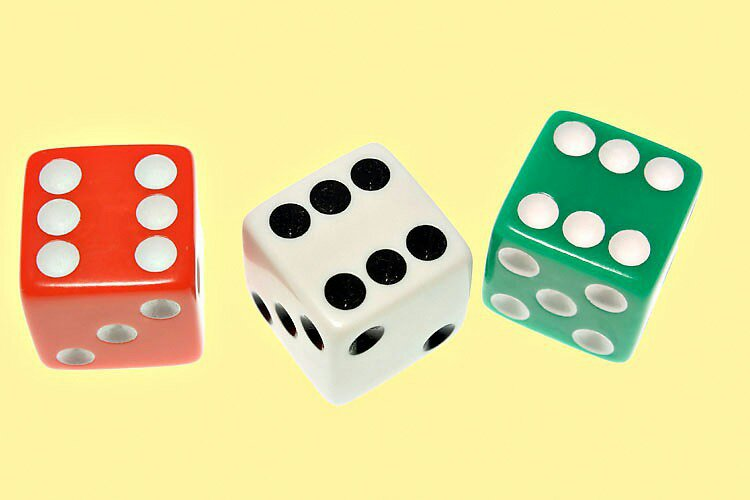
#> input picture Avaliacao_2/imagemOriginal_dados.jpg, 750 x 500 px
$ python avaliacao2.py
#> lines starting #> are read from the running program, lines starting #| are printed output that depends on the picture; after the words box and inside, x2 and y2 are one past the last pixel; in counts of white or black regions, pixels touching at a corner belong together
import cv2
import numpy as np
from matplotlib import pyplot as plt

# Ler imagem em preto e branco
img = cv2.imread("imagemOriginal_dados.jpg",0)
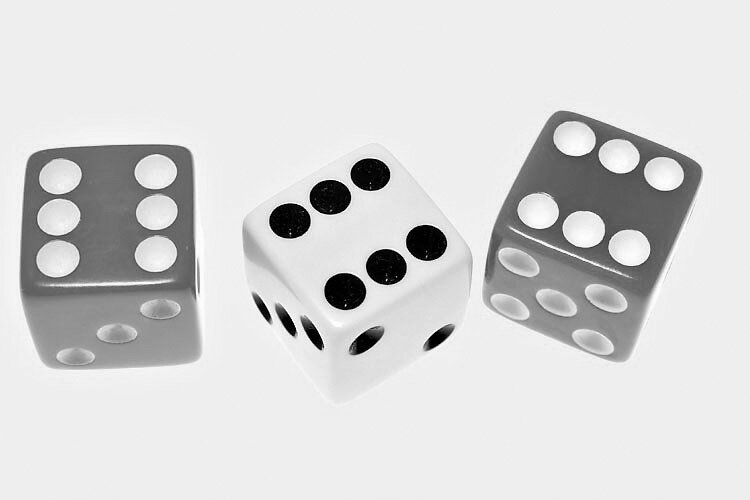
#> img: shape (500, 750); min 0, max 255, mean 213.7

# Declarar negativo
neg = cv2.bitwise_not(img)
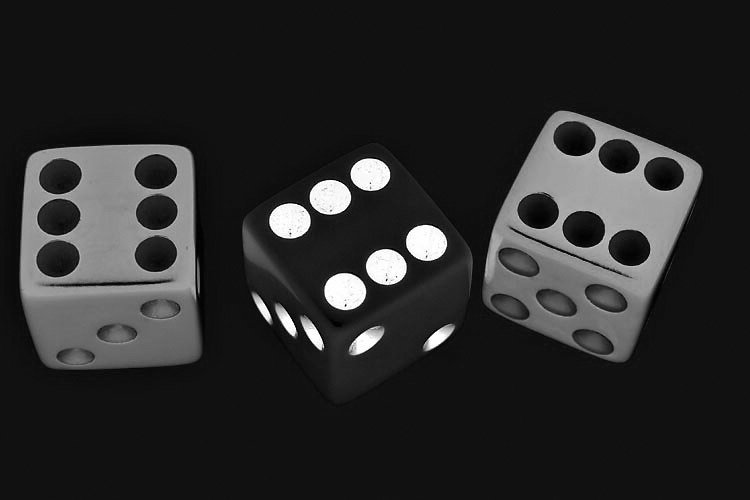
#> neg: shape (500, 750); min 0, max 255, mean 41.3

# Declarando o Kernel
kernel = np.ones((10,2),np.uint8)

# Threshold dados
th, dst = cv2.threshold(neg, 23, 255, cv2.THRESH_BINARY);
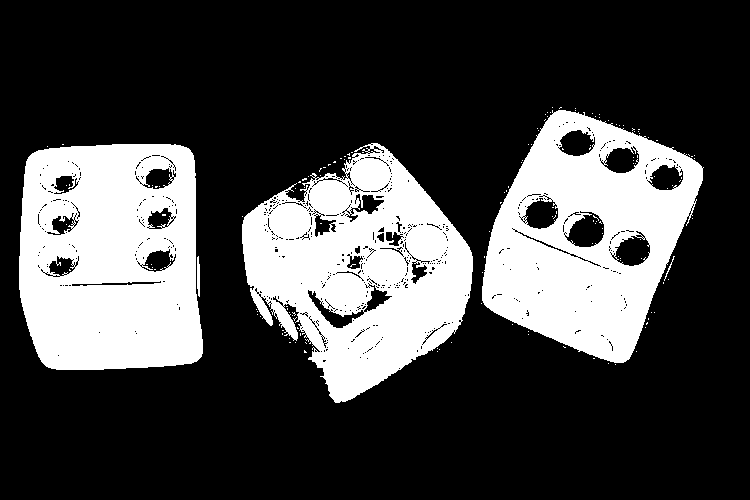
#> dst: shape (500, 750); 27.4% white; 150 white regions (145 under 20 px), largest, box (x1, y1, x2, y2) and area: (19, 144, 203, 370) 35645, (242, 143, 473, 403) 34494, (482, 110, 704, 363) 32371, (197, 256, 200, 297) 105, (664, 256, 675, 281) 35
th, dst2 = cv2.threshold(neg, 215, 255, cv2.THRESH_BINARY);
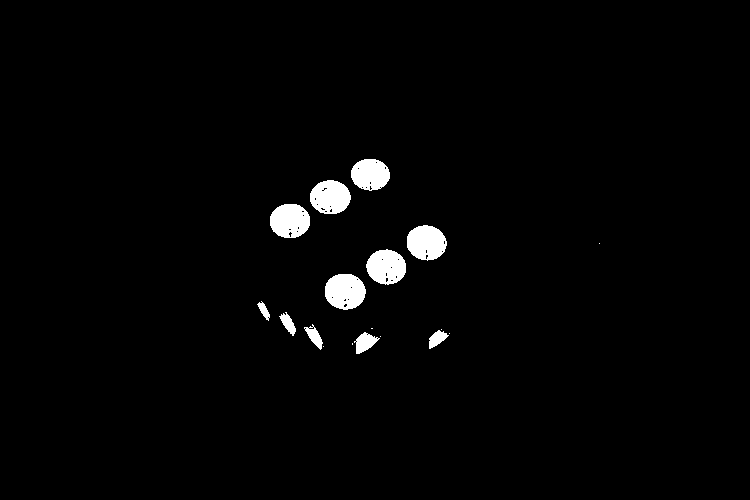
#> dst2: shape (500, 750); 2% white; 18 white regions (7 under 20 px), largest, box (x1, y1, x2, y2) and area: (325, 274, 366, 310) 1156, (407, 225, 447, 261) 1093, (270, 204, 310, 238) 1087

# correções dados
test = cv2.morphologyEx(dst, cv2.MORPH_CLOSE, kernel)
#> test: shape (500, 750); 29% white; 7 white regions (4 under 20 px), largest, box (x1, y1, x2, y2) and area: (243, 144, 474, 404) 37739, (20, 145, 204, 371) 37052, (482, 108, 705, 366) 34070
test = cv2.morphologyEx(test, cv2.MORPH_DILATE, kernel)
#> test: shape (500, 750); 31.8% white; 5 white regions, box (x1, y1, x2, y2) and area: (243, 140, 475, 409) 41139, (20, 141, 205, 376) 39891, (482, 104, 706, 371) 38087, (334, 158, 338, 169) 43, (655, 309, 657, 319) 20
test = cv2.morphologyEx(test, cv2.MORPH_DILATE, kernel)
#> test: shape (500, 750); 34.2% white; 3 white regions, box (x1, y1, x2, y2) and area: (243, 136, 476, 414) 43991, (20, 137, 206, 381) 42258, (482, 100, 707, 376) 41954
test = cv2.morphologyEx(test, cv2.MORPH_DILATE, kernel)
#> test: shape (500, 750); 36.2% white; 3 white regions, box (x1, y1, x2, y2) and area: (243, 132, 477, 419) 46422, (482, 96, 708, 381) 45006, (20, 133, 207, 386) 44195
test = cv2.morphologyEx(test, cv2.MORPH_DILATE, kernel)
#> test: shape (500, 750); 38% white; 3 white regions, box (x1, y1, x2, y2) and area: (243, 128, 478, 424) 48863, (482, 92, 709, 386) 47391, (20, 129, 208, 391) 46145
test = cv2.morphologyEx(test, cv2.MORPH_CLOSE, kernel)
#> test: shape (500, 750); 38% white; 3 white regions, box (x1, y1, x2, y2) and area: (244, 129, 479, 425) 48865, (483, 93, 710, 387) 47397, (21, 130, 209, 392) 46145
test = cv2.morphologyEx(test, cv2.MORPH_ERODE, kernel)
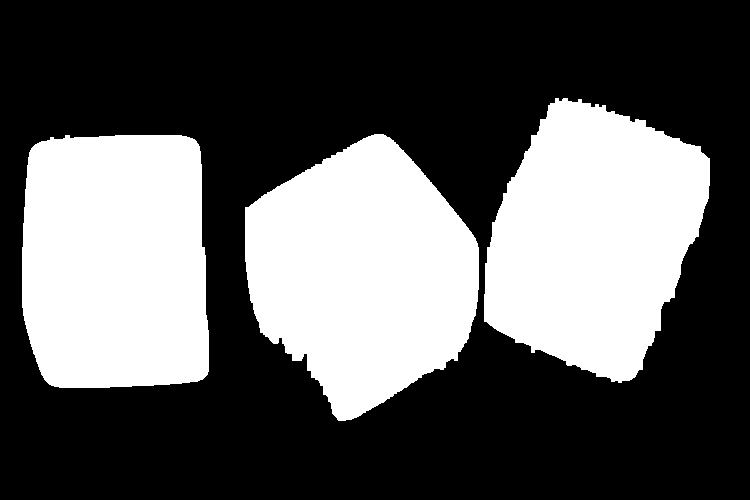
#> test: shape (500, 750); 36.2% white; 3 white regions, box (x1, y1, x2, y2) and area: (245, 134, 479, 421) 46447, (484, 98, 710, 383) 45049, (22, 135, 209, 388) 44195
test = cv2.morphologyEx(test, cv2.MORPH_ERODE, kernel)
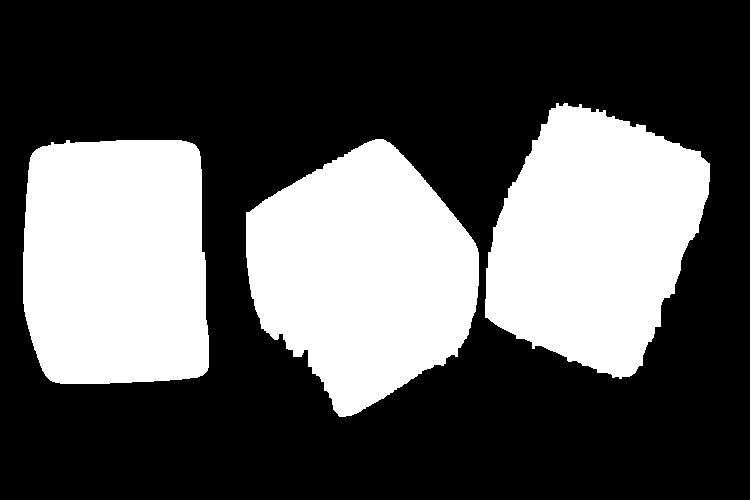
#> test: shape (500, 750); 34.4% white; 3 white regions, box (x1, y1, x2, y2) and area: (246, 139, 479, 417) 44047, (485, 103, 710, 379) 42719, (23, 140, 209, 384) 42263

# correcoes circulos
test2 = cv2.morphologyEx(dst2, cv2.MORPH_CLOSE, kernel)
#> test2: shape (500, 750); 2% white; 15 white regions (4 under 20 px), largest, box (x1, y1, x2, y2) and area: (326, 275, 367, 311) 1170, (408, 226, 448, 262) 1106, (271, 205, 311, 239) 1103
test2 = cv2.morphologyEx(test2, cv2.MORPH_DILATE, kernel)
#> test2: shape (500, 750); 3% white; 12 white regions, largest, box (x1, y1, x2, y2) and area: (326, 271, 368, 316) 1584, (408, 222, 449, 267) 1511, (311, 177, 353, 220) 1507
test2 = cv2.morphologyEx(test2, cv2.MORPH_ERODE, kernel)
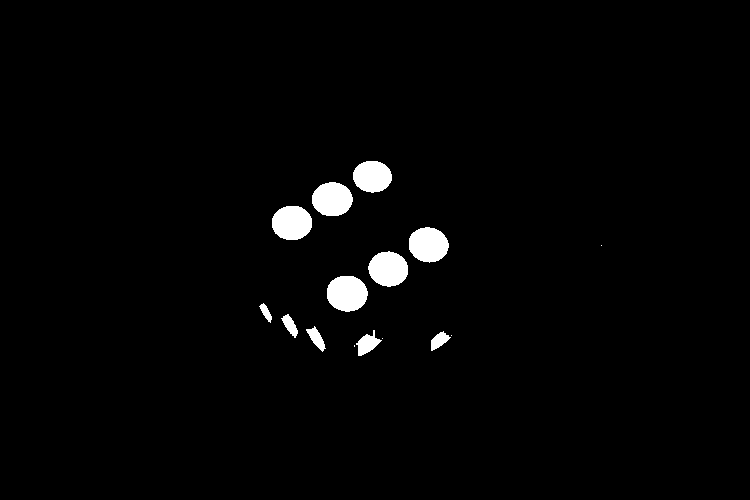
#> test2: shape (500, 750); 2% white; 15 white regions (4 under 20 px), largest, box (x1, y1, x2, y2) and area: (327, 276, 368, 312) 1170, (409, 227, 449, 263) 1106, (272, 206, 312, 240) 1103

# Mostrar resultado
cv2.imshow("Final Dados", test)
cv2.imshow("Final Circulos", test2)

cv2.waitKey(0)
